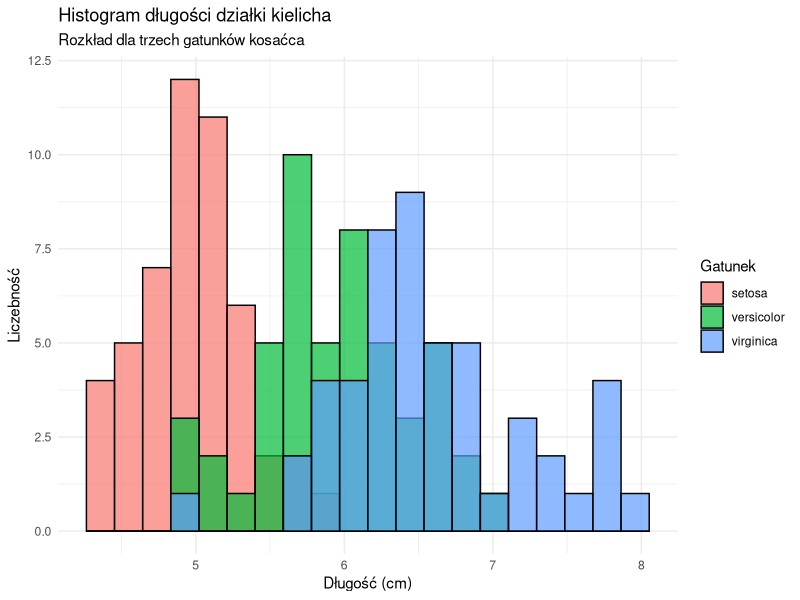
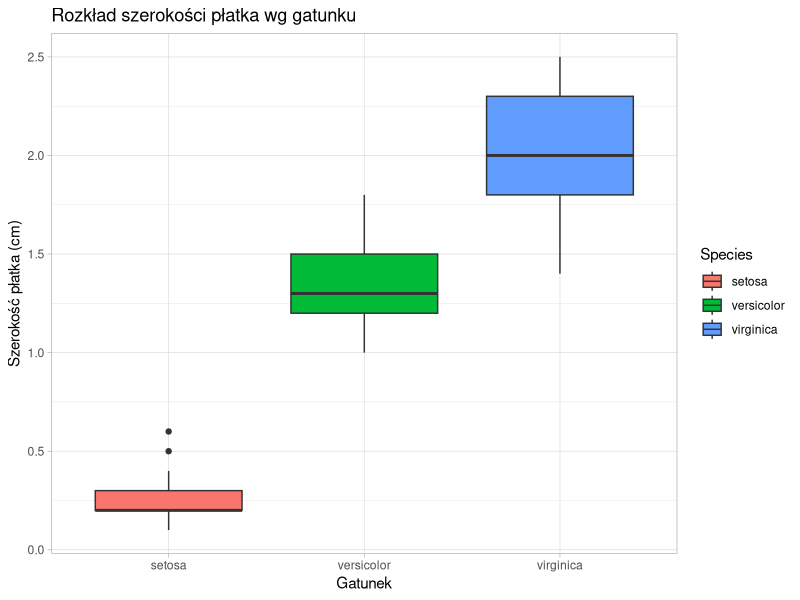
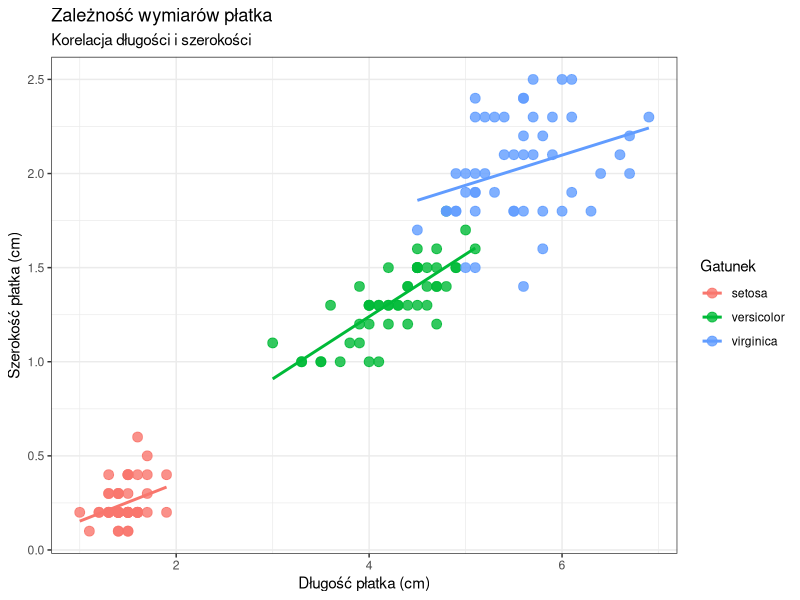

The R script that drew these images, in order:
## ---- chunk 1

#Wczytanie wymaganych pakietów
library(dplyr) 
library(ggplot2)

#Ustawienie ziarna dla powtarzalności (na wypadek funkcji losowych)
set.seed(123) 
## ---- chunk 2

#Filtrowanie i Mutacja
#Wybieramy gatunki inne niż 'setosa' i tworzymy wskaźnik smukłości płatka
iris_processing <- iris %>% filter(Species != "setosa") %>% mutate(Petal_Ratio = Petal.Length / Petal.Width)

#Wyświetlenie pierwszych wierszy przetworzonych danych
head(iris_processing)

#Grupowanie i Podsumowanie
#Liczymy średnią długość płatka dla każdego gatunku
statystyki_gatunkow <- iris %>% group_by(Species) %>% summarise( Srednia_Dlugosc_Platka = mean(Petal.Length), Srednia_Szerokosc_Platka = mean(Petal.Width), Liczba_Obserwacji = n() )

#Wyświetlenie tabeli wyników
knitr::kable(statystyki_gatunkow, caption = "Średnie wymiary płatków wg gatunku") 
## ---- chunk 3
ggplot(iris, aes(x = Sepal.Length, fill = Species)) + geom_histogram(bins = 20, color = "black", alpha = 0.7, position = "identity") + labs( title = "Histogram długości działki kielicha", subtitle = "Rozkład dla trzech gatunków kosaćca", x = "Długość (cm)", y = "Liczebność", fill = "Gatunek" ) + theme_minimal()
## ---- chunk 4
ggplot(iris, aes(x = Species, y = Petal.Width, fill = Species)) + geom_boxplot() + labs( title = "Rozkład szerokości płatka wg gatunku", x = "Gatunek", y = "Szerokość płatka (cm)" ) + theme_light()
## ---- chunk 5
ggplot(iris, aes(x = Petal.Length, y = Petal.Width, color = Species)) + geom_point(size = 3, alpha = 0.8) + geom_smooth(method = "lm", se = FALSE) + labs( title = "Zależność wymiarów płatka", subtitle = "Korelacja długości i szerokości", x = "Długość płatka (cm)", y = "Szerokość płatka (cm)", color = "Gatunek" ) + theme_bw()
